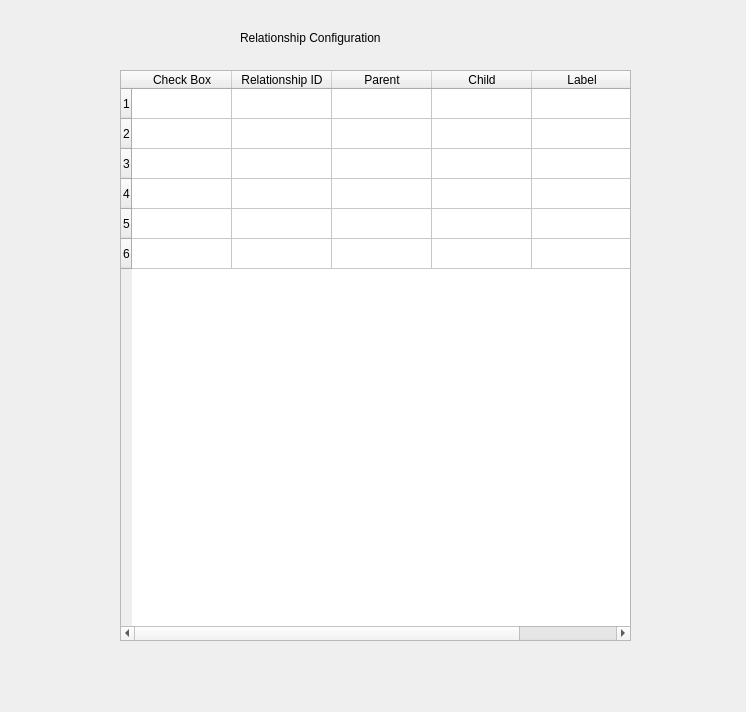
<?xml version="1.0" encoding="UTF-8"?>
<ui version="4.0">
 <class>Dialog</class>
 <widget class="QDialog" name="Dialog">
  <property name="geometry">
   <rect>
    <x>0</x>
    <y>0</y>
    <width>746</width>
    <height>712</height>
   </rect>
  </property>
  <property name="windowTitle">
   <string>Dialog</string>
  </property>
  <widget class="QLabel" name="label">
   <property name="geometry">
    <rect>
     <x>240</x>
     <y>30</y>
     <width>281</width>
     <height>16</height>
    </rect>
   </property>
   <property name="text">
    <string>Relationship Configuration</string>
   </property>
  </widget>
  <widget class="QTableWidget" name="tableWidget">
   <property name="geometry">
    <rect>
     <x>120</x>
     <y>70</y>
     <width>511</width>
     <height>571</height>
    </rect>
   </property>
   <row>
    <property name="text">
     <string>1</string>
    </property>
   </row>
   <row>
    <property name="text">
     <string>2</string>
    </property>
   </row>
   <row>
    <property name="text">
     <string>3</string>
    </property>
   </row>
   <row>
    <property name="text">
     <string>4</string>
    </property>
   </row>
   <row>
    <property name="text">
     <string>5</string>
    </property>
   </row>
   <row>
    <property name="text">
     <string>6</string>
    </property>
   </row>
   <column>
    <property name="text">
     <string>Check Box</string>
    </property>
   </column>
   <column>
    <property name="text">
     <string>Relationship ID</string>
    </property>
   </column>
   <column>
    <property name="text">
     <string>Parent</string>
    </property>
   </column>
   <column>
    <property name="text">
     <string>Child</string>
    </property>
   </column>
   <column>
    <property name="text">
     <string>Label</string>
    </property>
   </column>
  </widget>
 </widget>
 <resources/>
 <connections/>
</ui>
